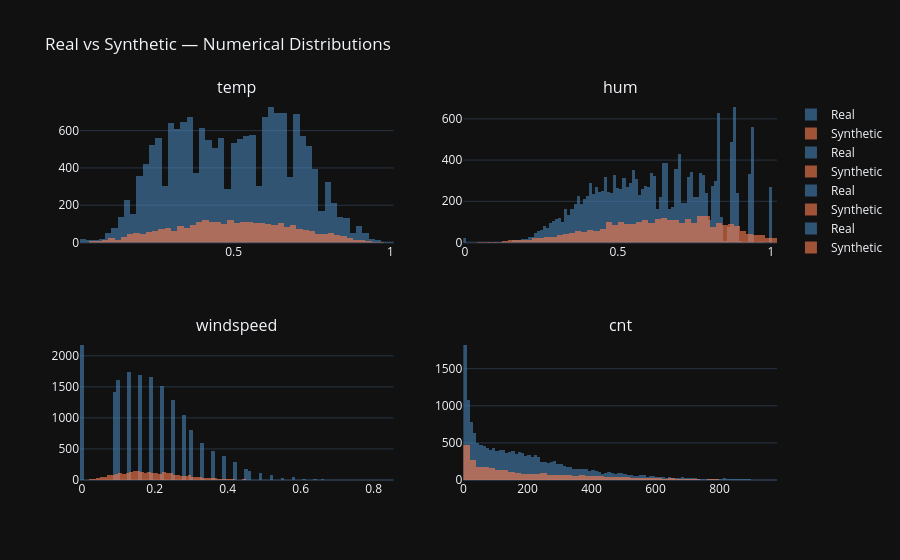

Notebook source saved alongside this figure:
### Code cell
num_cols = ['temp', 'hum', 'windspeed', 'cnt']

fig = make_subplots(rows=2, cols=2, subplot_titles=num_cols)

for i, col in enumerate(num_cols):
    row, col_pos = (i // 2) + 1, (i % 2) + 1
    fig.add_trace(go.Histogram(x=df_model[col], name='Real', opacity=0.6,
                  marker_color='steelblue'), row=row, col=col_pos)
    fig.add_trace(go.Histogram(x=df_synthetic[col], name='Synthetic', opacity=0.6,
                  marker_color='coral'), row=row, col=col_pos)

fig.update_layout(barmode='overlay', title='Real vs Synthetic — Numerical Distributions')
fig.show()

### Figure 1 — Plotly figure (JSON) as saved in the notebook; plotly's stock layout.template omitted (floating-point values rounded to 4 significant figures; data arrays with more than 128 entries replaced by an {"elided": "..."} marker saying what was removed)
{"data": [{"marker": {"color": "steelblue"}, "name": "Real", "opacity": 0.6, "x": {"elided": "17379 float values"}, "type": "histogram", "xaxis": "x", "yaxis": "y"}, {"marker": {"color": "coral"}, "name": "Synthetic", "opacity": 0.6, "x": {"elided": "3000 float values"}, "type": "histogram", "xaxis": "x", "yaxis": "y"}, {"marker": {"color": "steelblue"}, "name": "Real", "opacity": 0.6, "x": {"elided": "17379 float values"}, "type": "histogram", "xaxis": "x2", "yaxis": "y2"}, {"marker": {"color": "coral"}, "name": "Synthetic", "opacity": 0.6, "x": {"elided": "3000 float values"}, "type": "histogram", "xaxis": "x2", "yaxis": "y2"}, {"marker": {"color": "steelblue"}, "name": "Real", "opacity": 0.6, "x": {"elided": "17379 float values"}, "type": "histogram", "xaxis": "x3", "yaxis": "y3"}, {"marker": {"color": "coral"}, "name": "Synthetic", "opacity": 0.6, "x": {"elided": "3000 float values"}, "type": "histogram", "xaxis": "x3", "yaxis": "y3"}, {"marker": {"color": "steelblue"}, "name": "Real", "opacity": 0.6, "x": {"elided": "17379 int values"}, "type": "histogram", "xaxis": "x4", "yaxis": "y4"}, {"marker": {"color": "coral"}, "name": "Synthetic", "opacity": 0.6, "x": {"elided": "3000 int values"}, "type": "histogram", "xaxis": "x4", "yaxis": "y4"}], "layout": {"xaxis": {"anchor": "y", "domain": [0.0, 0.45]}, "yaxis": {"anchor": "x", "domain": [0.625, 1.0]}, "xaxis2": {"anchor": "y2", "domain": [0.55, 1.0]}, "yaxis2": {"anchor": "x2", "domain": [0.625, 1.0]}, "xaxis3": {"anchor": "y3", "domain": [0.0, 0.45]}, "yaxis3": {"anchor": "x3", "domain": [0.0, 0.375]}, "xaxis4": {"anchor": "y4", "domain": [0.55, 1.0]}, "yaxis4": {"anchor": "x4", "domain": [0.0, 0.375]}, "annotations": [{"font": {"size": 16}, "showarrow": false, "text": "temp", "x": 0.225, "xanchor": "center", "xref": "paper", "y": 1.0, "yanchor": "bottom", "yref": "paper"}, {"font": {"size": 16}, "showarrow": false, "text": "hum", "x": 0.775, "xanchor": "center", "xref": "paper", "y": 1.0, "yanchor": "bottom", "yref": "paper"}, {"font": {"size": 16}, "showarrow": false, "text": "windspeed", "x": 0.225, "xanchor": "center", "xref": "paper", "y": 0.375, "yanchor": "bottom", "yref": "paper"}, {"font": {"size": 16}, "showarrow": false, "text": "cnt", "x": 0.775, "xanchor": "center", "xref": "paper", "y": 0.375, "yanchor": "bottom", "yref": "paper"}], "barmode": "overlay", "title": {"text": "Real vs Synthetic — Numerical Distributions"}}}
